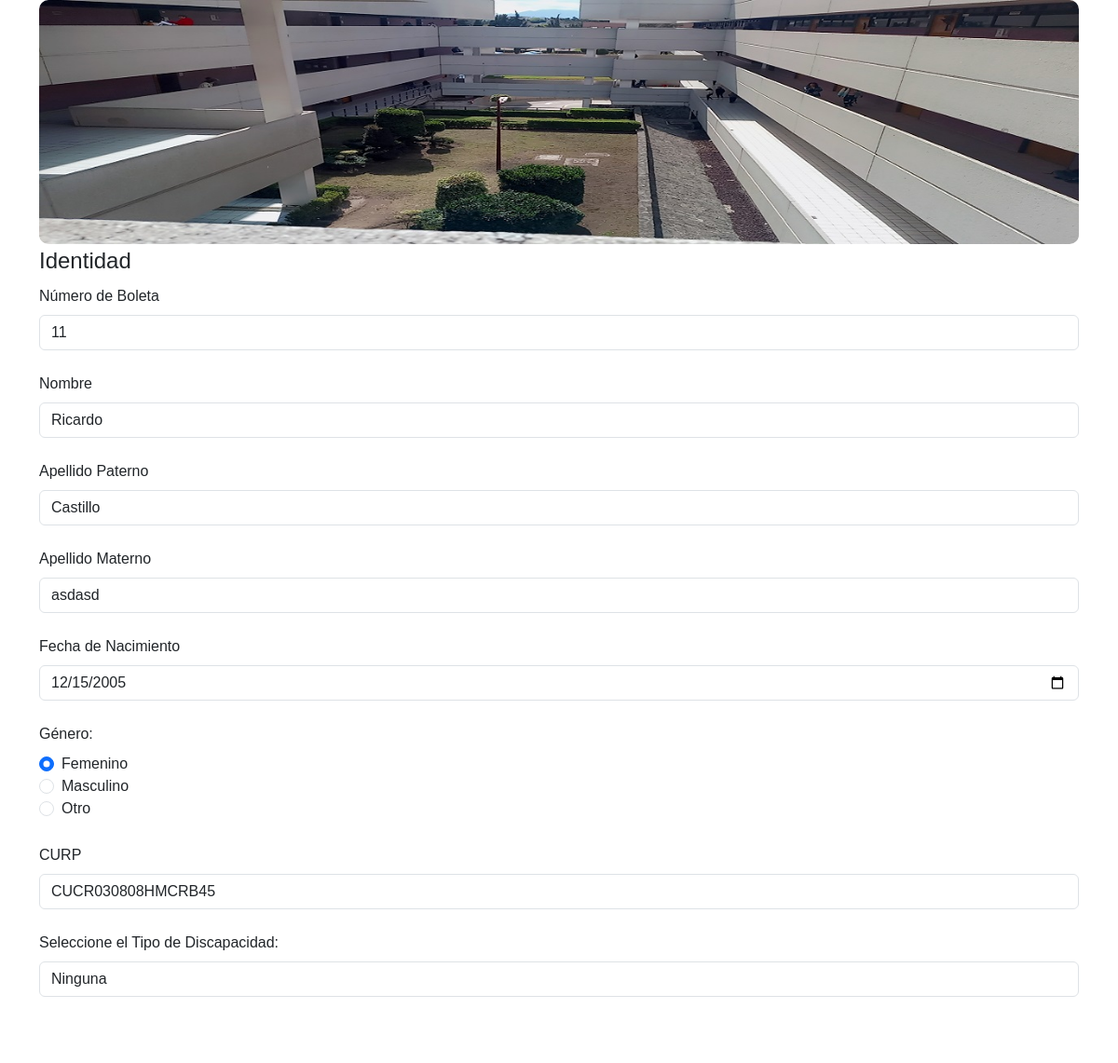
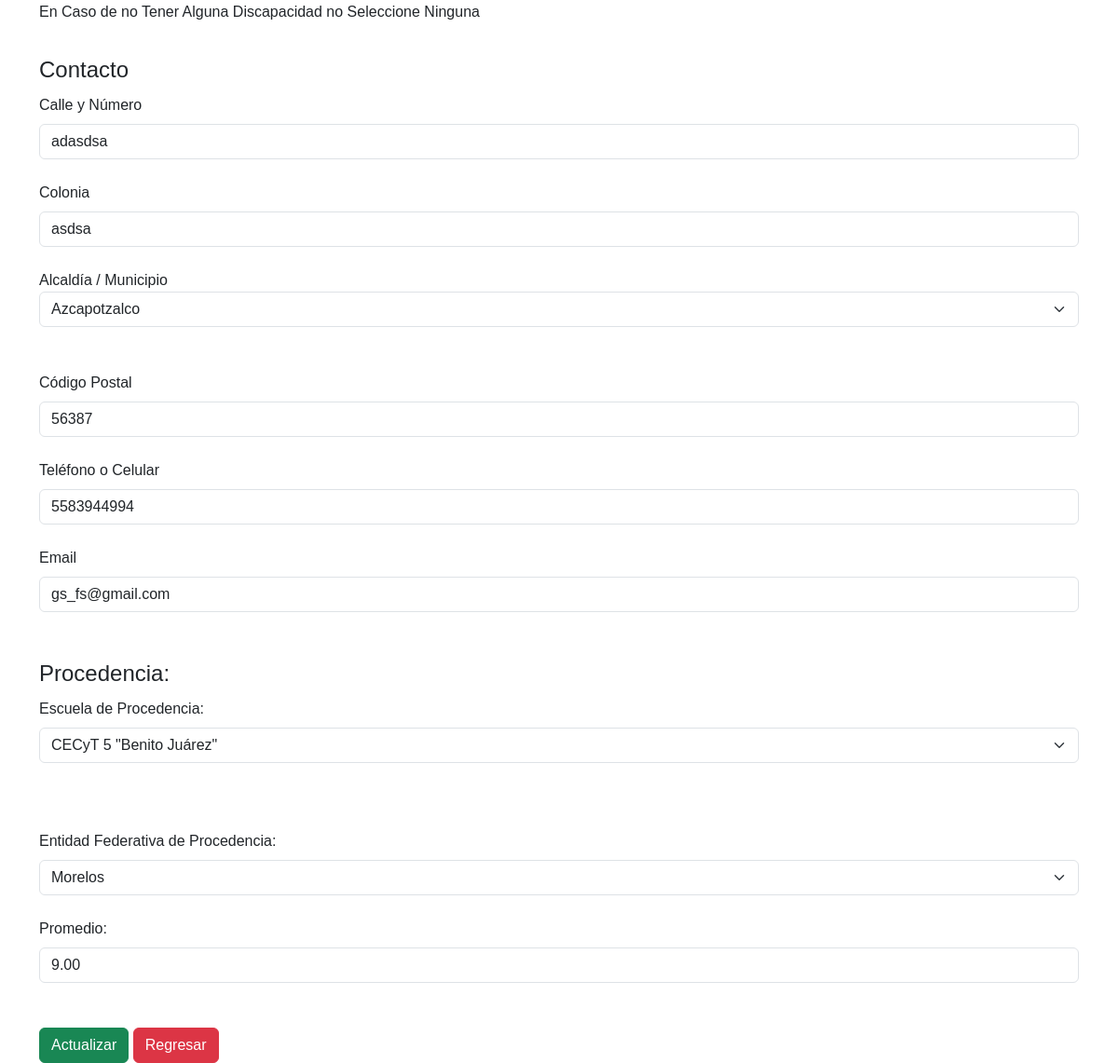
The app's page /crud/update.php?boleta=11 with its own data (2 pictures, top to bottom).
### tables this page shows
CREATE TABLE `estudiantes` (
  `curp` varchar(18) NOT NULL,
  `boleta` varchar(255) DEFAULT NULL,
  `nombre` varchar(255) DEFAULT NULL,
  `apellidoP` varchar(255) DEFAULT NULL,
  `apellidoM` varchar(255) DEFAULT NULL,
  `fecha` date DEFAULT NULL,
  `genero` varchar(10) DEFAULT NULL,
  `discapacidad` varchar(255) DEFAULT NULL,
  `otraDiscapacidad` varchar(255) DEFAULT NULL,
  `calle` varchar(255) DEFAULT NULL,
  `col` varchar(255) DEFAULT NULL,
  `delegacion` varchar(255) DEFAULT NULL,
  `otroMunicipio` varchar(255) DEFAULT NULL,
  `cp` varchar(10) DEFAULT NULL,
  `tel` varchar(15) DEFAULT NULL,
  `email` varchar(255) DEFAULT NULL,
  `escuelaDeProcedencia` varchar(255) DEFAULT NULL,
  `otraEscuela` varchar(255) DEFAULT NULL,
  `estado` varchar(255) DEFAULT NULL,
  `promedio` decimal(4,2) DEFAULT NULL,
  `opcion` varchar(255) DEFAULT NULL,
  `dia_asignado` varchar(100) NOT NULL,
  `salon_asignado` varchar(50) NOT NULL,
  `hora_asignado` varchar(100) NOT NULL
);

### crud/update.php (the view, shortened to what this page needs)
<?php
include("../conexion/conexion.php");
?>
<!DOCTYPE html>
<html>
<head>
    <link href="https://cdn.jsdelivr.net/npm/bootstrap@5.3.2/dist/css/bootstrap.min.css" rel="stylesheet">
    <link rel="stylesheet" href="https://cdn.jsdelivr.net/npm/bootstrap-icons@1.11.2/font/bootstrap-icons.min.css">
    <link rel="stylesheet" type="text/css" href="../css/estilo2.css">
</head>
<body>
    <?php
    if(isset($_POST['enviar'])){
        $boleta = $_POST['boleta'];
        $nombre = $_POST['nombre'];
        $apellidoP = $_POST['apellidoP'];
        $apellidoM = $_POST['apellidoM'];
        $fecha = $_POST['fecha'];
        $genero = $_POST['genero'];
        $curp = $_POST['curp'];
        $discapacidad = $_POST['discapacidad'];
        $otraDiscapacidad = $_POST['otraDiscapacidad'];
        $calle = $_POST['calle'];
        $col = $_POST['col'];
        $delegacion = $_POST['delegacion'];
        $otroMunicipio = $_POST['otroMunicipio'];
        $cp = $_POST['cp'];
        $tel = $_POST['tel'];
        $email = $_POST['inputEmail3'];
        $escuelaDeProcedencia = $_POST['escuela_de_procedencias'];
        $otraEscuela = $_POST['otraEscuela'];
        $estado = $_POST['Estado'];
        $promedio = $_POST['Promedio'];
        $sql = "update estudiantes set
        curp = '".$curp."',
        boleta = '".$boleta."',
        nombre = '".$nombre."',
        apellidoP = '".$apellidoP."',
        apellidoM = '".$apellidoM."',
        fecha = '".$fecha."',
        genero = '".$genero."',
        discapacidad = '".$discapacidad."',
        otraDiscapacidad = '".$otraDiscapacidad."',
        calle = '".$calle."',
        col = '".$col."',
        otroMunicipio = '".$otroMunicipio."',
        delegacion = '".$delegacion."',
        cp = '".$cp."',
        tel = '".$tel."',
        email = '".$email."',
        escuelaDeProcedencia = '".$escuelaDeProcedencia."',
        otraEscuela = '".$otraEscuela."',
        estado = '".$estado."',
        promedio = '".$promedio."' where curp = '".$curp."' ";
        $resultado = mysqli_query($conexion, $sql);
		if ($resultado) {
		    echo "<script language='JavaScript'>
		            alert('Los datos se actualizaron correctamente');
		            location.assign('CRUD.php');
		          </script>";
		} else {
		    echo "<script language='JavaScript'>
		            alert('Los datos NO se actualizaron correctamente');
		            location.assign('CRUD.php');
		          </script>";
		}
        mysqli_close($conexion);
    } else {
        $boleta = $_GET['boleta'];
        $sql = "SELECT * FROM estudiantes WHERE boleta = '".$boleta."'";
        $resultado = mysqli_query($conexion, $sql);
        $fila = mysqli_fetch_assoc($resultado);
        $nombre = $fila['nombre'];
        $apellidoP = $fila['apellidoP'];
        $apellidoM = $fila['apellidoM'];
        $fecha = $fila['fecha'];
        $genero = $fila['genero'];
        $curp = $fila['curp'];
        $discapacidad = $fila['discapacidad'];
        $otraDiscapacidad = $fila['otraDiscapacidad'];
        $calle = $fila['calle'];
        $col = $fila['col'];
        $delegacion = $fila['delegacion'];
        $otroMunicipio = $fila['otroMunicipio'];
        $cp = $fila['cp'];
        $tel = $fila['tel'];
        $email = $fila['email'];
        $escuelaDeProcedencia = $fila['escuelaDeProcedencia'];
        $estado = $fila['estado'];
        $promedio = $fila['promedio'];
    ?>
    <div class="container">
    	<img class="img-fluid" src="../img/update.jpg">
    </div>
    <div class="container">
        <form action="<?=$_SERVER['PHP_SELF'] ?>" method="post" onchange="mostrarOcultarCampoA()">
            <fieldset>
            	<legend>Identidad</legend>
	            <label for="boleta" class="form-label">Número de Boleta</label>
	            <input type="text" class="form-control" name="boleta" id="boleta" maxlength="10" value="<?php echo $boleta; ?>"><br>
	            <label for="nombre" class="form-label">Nombre</label>
	            <input type="text" class="form-control" name="nombre" id="nombre" maxlength="50" value="<?php echo $nombre; ?>"><br>
	            <label for="apellidoP" class="form-label">Apellido Paterno</label>
	            <input type="text" class="form-control" name="apellidoP" id="apellidoP" maxlength="50" value="<?php echo $apellidoP; ?>"><br>
	            <label for="apellidoM" class="form-label">Apellido Materno</label>
	            <input type="text" class="form-control" name="apellidoM" id="apellidoM" maxlength="50" value="<?php echo $apellidoM; ?>"><br>
	            <label for="fecha" class="form-label">Fecha de Nacimiento</label>
	            <input type="date" class="form-control" name="fecha" id="fecha" min="1950-01-01" max="2005-12-31" value="<?php echo $fecha; ?>"><br>
	            <label for="genero" class="form-label">Género:</label><br>
				<div class="form-check">
				    <input type="radio" class="form-check-input" name="genero" id="genero1" value="Femenino" <?php echo ($genero === 'Femenino') ? 'checked' : ''; ?>>Femenino<br>
				    <input type="radio" class="form-check-input" name="genero" id="genero2" value="Masculino" <?php echo ($genero === 'Masculino') ? 'checked' : ''; ?>>Masculino<br>
				    <input type="radio" class="form-check-input" name="genero" id="genero3" value="Otro" <?php echo ($genero === 'Otro') ? 'checked' : ''; ?>>Otro<br><br>
				</div>
	            <label for="curp" class="form-label">CURP</label>
	            <input type="text" class="form-control" name="curp" id="curp" maxlength="18" value="<?php echo $curp; ?>"><br>
	            <label for="tipoDiscapacidad" class="form-label">Seleccione el Tipo de Discapacidad:</label>
				<input type="text" class="form-control" name="discapacidad" value="<?php echo $discapacidad;?>">
				<br>
				<input type="text" class="form-control" id="otraDiscapacidad" name="otraDiscapacidad" placeholder="Especifique otra discapacidad" value="<?php echo $otraDiscapacidad;?>"><br><br>
				<label class="form-label">En Caso de no Tener Alguna Discapacidad no Seleccione Ninguna</label><br>
            </fieldset><br>
            <fieldset>
            	<legend>Contacto</legend>
                <label for="calle" class = "form-label">Calle y Número</label>
                <input type="text" class = "form-control" id="calle" name="calle" value="<?php echo $calle;?>"><br>
                <label for="col" class = "form-label">Colonia</label>
                <input type="text" class = "form-control" id="col" name="col" value="<?php echo $col;?>"><br>
                <label for="alc">Alcaldía / Municipio</label><br>
				<select name="delegacion" id="delegacion" class="form-select" aria-label="Default select example" onchange="mostrarOcultarCampoC()">
				    <option value="Azcapotzalco" <?php echo ($delegacion == 'Azcapotzalco') ? 'selected' : ''; ?>>Azcapotzalco</option>
				</select><br>
				<input type="text" class = "form-control" id="otroMunicipio" name="otroMunicipio" placeholder="Especifique el municipio de procedencia" value="<?php echo $otroMunicipio;?>"><br>
				<label for="cp" class="form-label">Código Postal</label>
                <input type="text" class="form-control" id="cp" name="cp" maxlength="5" value="<?php echo $cp; ?>"><br>
                <label for="tel" class="form-label">Teléfono o Celular</label>
                <input type="tel" class="form-control" id="tel" name="tel" value="<?php echo $tel; ?>"><br>
                <label for="inputEmail3" class="form-label">Email</label>
                <input type="email" class="form-control" id="inputEmail3" name = "inputEmail3" value="<?php echo $email;?>"><br>
            </fieldset><br>
            <fieldset>
            	<legend>Procedencia: </legend>
                    <label for="escuela_de_procedencias" class="form-label">Escuela de Procedencia:</label>
					<select name="escuela_de_procedencias" id="escuela_de_procedencias" class="form-select" onchange="mostrarOcultarCampoB()">
					    <option value="CECyT 5 Benito Juárez" <?php echo ($escuelaDeProcedencia == 'CECyT 5 Benito Juárez') ? 'selected' : ''; ?>>CECyT 5 "Benito Juárez"</option>
					</select>
                    <br>
                    <br>
                    <br>
                <label for="Estado" class="form-label">Entidad Federativa de Procedencia:</label>
				<select name="Estado" id="Estado" class="form-select">
				    <option value="Morelos" <?php echo ($estado == 'Morelos') ? 'selected' : ''; ?>>Morelos</option>
				</select><br>
                <label for="Promedio" class="form-label">Promedio:</label>
                <input type="text" class="form-control" name="Promedio" id="Promedio" min="6.0" max="10" step="0.01" maxlength="5" value="<?php echo $promedio; ?>"><br>
                <br>
            </fieldset>
            <input type="submit" name="enviar" class="btn btn-success" value="Actualizar">
	        <a href="CRUD.php" class="btn btn-danger">Regresar</a>
        </form>
    </div>
    <?php
    }
    ?>
</body>
</html>

### css/estilo2.css (style rules this page uses)
* { font-family: Arial, Helvetica, sans-serif; }
.img-fluid { width: 100%; height: auto; border-radius: 10px; }

### records on screen
estudiantes: nombre "Ricardo", apellidoP "Castillo", apellidoM "asdasd", fecha "12/15/2005", genero "☑", curp "CUCR030808HMCRB45", discapacidad "Ninguna", calle "adasdsa", col "asdsa", delegacion "Azcapotzalco", cp "56387", tel "5583944994", inputEmail3 "gs_fs@gmail.com", escuela_de_procedencias "CECyT 5 \"Benito Juárez\"", Estado "Morelos", Promedio "9.00"
